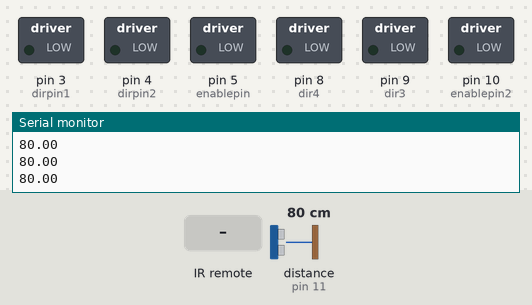
A sketch run on a simulated Arduino Uno, built with avr-gcc and run on an emulated ATmega328P. Shown: switched loads named in the sketch (green lamp = pin HIGH), the last lines printed to the serial monitor. Dashed ring = blinking. The inputs (shaded band) are chosen by the test bench; at power-on: distance to the obstacle (sensor on pin 11) 80 cm.

Above: at 1.2 s.
1.3 s: infrared code 0x18 received
At 2.5 s:
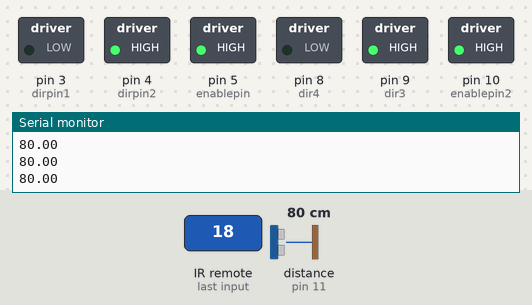
2.8 s: distance to the obstacle (sensor on pin 11) set to 17 cm
4.3 s: distance to the obstacle (sensor on pin 11) set to 14 cm
At 4.7 s:
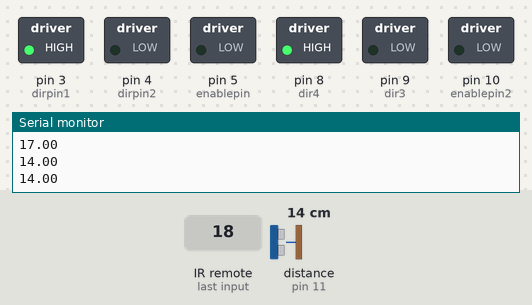
5.9 s: infrared code 0x5A received
At 7.1 s:
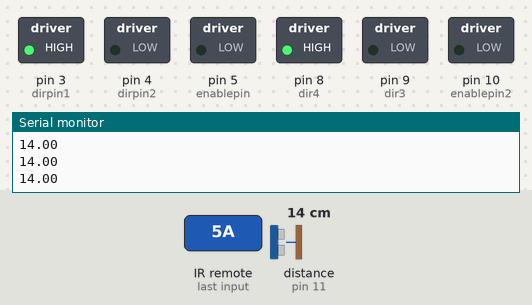
7.4 s: infrared code 0x52 received
9.0 s: infrared code 0x8 received
At 9.8 s:
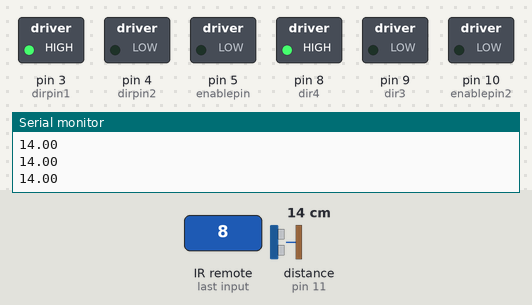
Timing chart, 0 to 11.5 s (numbered marks = the images above; inputs shaded):
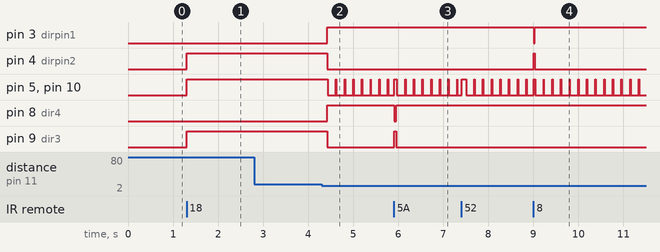

Measured:
- the behaviour switches between 16 and 15 cm on distance to the obstacle (sensor on pin 11) (found by bisection; images 1 and 2)
- after the input at 1.3 s, pin 4 (dirpin2), pin 5 (enablepin), pin 9 (dir3), pin 10 (enablepin2): LOW → HIGH at once
- after the input at 4.3 s, pin 3 (dirpin1), pin 8 (dir4): LOW → HIGH after 0.12 s; pin 4 (dirpin2), pin 9 (dir3): HIGH → LOW after 0.12 s; pin 5 (enablepin), pin 10 (enablepin2): alternates HIGH for 0.01 s and LOW for 0.18 s, starting after 0.13 s
- after the input at 5.9 s, pin 8 (dir4): HIGH → LOW at once, → HIGH 0.05 s later; pin 9 (dir3): LOW → HIGH at once, → LOW 0.05 s later
- after the input at 9.0 s, pin 3 (dirpin1): HIGH → LOW at once, → HIGH 0.02 s later; pin 4 (dirpin2): LOW → HIGH at once, → LOW 0.02 s later

The sketch:

vehicleCode.ino
```cpp
/*
Luis Abeyta and Brian Turner
CSCI 4287
Description: This code is made with the intention of controling two dc motors for a vehicle. The vehicle is controlled by the user through and IR receiver and remote.
It also has a mode to control the direction through the use of photocells and a light source. Finally it contains an interrupt to avoid colliding with anything.

*/
#include <IRremote.h>

#include <HCSR04.h>

#include<avr/io.h>
#include<avr/interrupt.h>

//motors pins
int enablepin = 5;
int dirpin1 = 3;
int dirpin2 = 4;

int enablepin2 = 10;
int dir3 = 9;
int dir4 = 8;

//photocell pins
int Mphotocell = A1;
int Lphotocell = A2;
int Rphotocell = A0;

//IR remote setup
String remoteInput = " ";
int IRreceiver = 6;


//ultrasonic sensor
HCSR04 hc(12, 11);


void setup() {
  // put your setup code here, to run once:
  Serial.begin(9600);
  //motor setup
  pinMode(enablepin, OUTPUT);
  pinMode(dirpin1, OUTPUT);
  pinMode(dirpin2, OUTPUT);

  pinMode(enablepin2, OUTPUT);
  pinMode(dir3, OUTPUT);
  pinMode(dir4, OUTPUT);

  //IR receiver enable input
  IrReceiver.begin(IRreceiver, ENABLE_LED_FEEDBACK); //start receiver

  //ultrasonic sensor interrupt setup timer1
  cli();
  TCCR1A = 0;
  TCCR1B = 0;
  TIMSK1 = (1<< OCIE1A);
  //comparsion value
  OCR1A = 3000;
  TCCR1B |= (1<<WGM12);
  //prescaler 1024
  TCCR1B |= (1<<CS10);
  TCCR1B |= (1<<CS12);

  sei();

}

ISR (TIMER1_COMPA_vect){
  float distance = hc.dist();
  Serial.println(distance);
  //check distance
  if(distance <= 15 && distance != 0)
  {
    //turn off interrupts if too close to wall
    TIMSK1 = (0<< OCIE1A);
    //stop vehicle
    analogWrite(enablepin, 0);
    analogWrite(enablepin2, 0);
    //Then back up
    delay(1000);

    analogWrite(enablepin, 255);

    digitalWrite(dirpin1, HIGH);
    digitalWrite(dirpin2, LOW);

    analogWrite(enablepin2, 255);

    digitalWrite(dir3, LOW);
    digitalWrite(dir4, HIGH);

    delay(2000);
    //then stop
    analogWrite(enablepin, 0);
    analogWrite(enablepin2, 0);

    //activate interrupt
    TIMSK1 = (1<< OCIE1A);
  }
}

//motor values only worked from 230 to 255
void loop() {
  // put your main code here, to run repeatedly:

  if(IrReceiver.decode()){

    IrReceiver.printIRResultShort(&Serial);
    //press 2
    if (IrReceiver.decodedIRData.command == 0x18)
    {
      //forward
      analogWrite(enablepin, 255);

      digitalWrite(dirpin1, LOW);
      digitalWrite(dirpin2, HIGH);

      analogWrite(enablepin2, 255);

      digitalWrite(dir3, HIGH);
      digitalWrite(dir4, LOW);
    }
    else if(IrReceiver.decodedIRData.command == 0x1c)
    {
      //press 5 stop
      analogWrite(enablepin, 0);
      analogWrite(enablepin2, 0);
    }
     else if(IrReceiver.decodedIRData.command == 0x52)
    {
      //reverse
      //press 8
      analogWrite(enablepin, 255);

      digitalWrite(dirpin1, HIGH);
      digitalWrite(dirpin2, LOW);

      analogWrite(enablepin2, 255);

      digitalWrite(dir3, LOW);
      digitalWrite(dir4, HIGH);
    }
     else if(IrReceiver.decodedIRData.command == 0x5A)
    {

      analogWrite(enablepin, 255);

      digitalWrite(dirpin1, HIGH);
      digitalWrite(dirpin2, LOW);

      analogWrite(enablepin2, 255);

      digitalWrite(dir3, HIGH);
      digitalWrite(dir4, LOW);
    }
     else if(IrReceiver.decodedIRData.command == 0x8)
    {
      analogWrite(enablepin, 255);

      digitalWrite(dirpin1, LOW);
      digitalWrite(dirpin2, HIGH);

      analogWrite(enablepin2, 255);

      digitalWrite(dir3, LOW);
      digitalWrite(dir4, HIGH);
    }
    else if(IrReceiver.decodedIRData.command == 0xC)
    {
      lightNav();
    }

    IrReceiver.resume();
  }


}


int lightNav()
{
  analogWrite(enablepin, 0);
  analogWrite(enablepin2, 0);

  IrReceiver.resume();

  bool cont = 1;


  while(cont){
    int reading = analogRead(Mphotocell);
    int reading2 = analogRead(Lphotocell);
    int reading3 = analogRead(Rphotocell);
    Serial.print("Middle:");
    Serial.println(reading);
    Serial.print("Left:");
    Serial.println(reading2);
    Serial.print("Right:");
    Serial.println(reading3);

    if(reading >= 50 && (reading > reading2 && reading > reading3))
    {
      //middle photocell getting most light
      //move foward
      analogWrite(enablepin, 255);

      digitalWrite(dirpin1, LOW);
      digitalWrite(dirpin2, HIGH);

      analogWrite(enablepin2, 255);

      digitalWrite(dir3, HIGH);
      digitalWrite(dir4, LOW);

    }
    else if(reading2 >= 50 && (reading2 > reading && reading2 > reading3))
    {
      //left photocell getiing the most light
      //move left so middle gains most light and moves foward

      analogWrite(enablepin, 255);

      digitalWrite(dirpin1, LOW);
      digitalWrite(dirpin2, HIGH);

      analogWrite(enablepin2, 255);

      digitalWrite(dir3, LOW);
      digitalWrite(dir4, HIGH);
    }
    else if(reading3 >= 50 && (reading3 > reading && reading3 > reading2))
    {
      //right photocell getiing the most light
      //move right so middle gains most light and moves foward

      analogWrite(enablepin, 255);

      digitalWrite(dirpin1, HIGH);
      digitalWrite(dirpin2, LOW);

      analogWrite(enablepin2, 255);

      digitalWrite(dir3, HIGH);
      digitalWrite(dir4, LOW);
    }
    else
    {
      analogWrite(enablepin, 0);
      analogWrite(enablepin2, 0);
    }

    if(IrReceiver.decode()){
        if (IrReceiver.decodedIRData.command == 0x42)
        {
          cont = 0;
        }
        else
        {
          IrReceiver.resume();
        }
    }


  }

  return 0;

}
```
